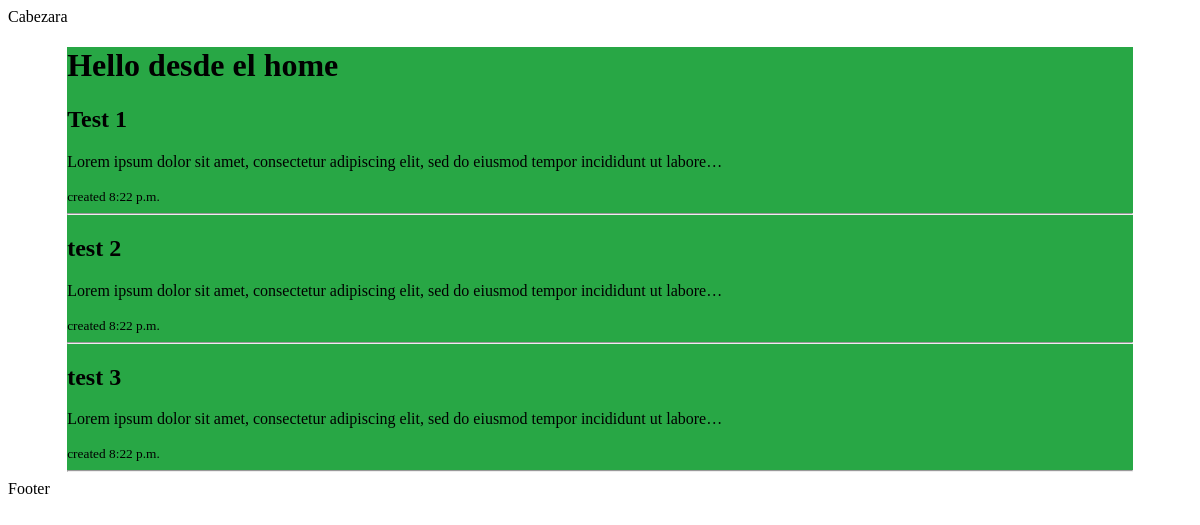
Before: / with the older database file.
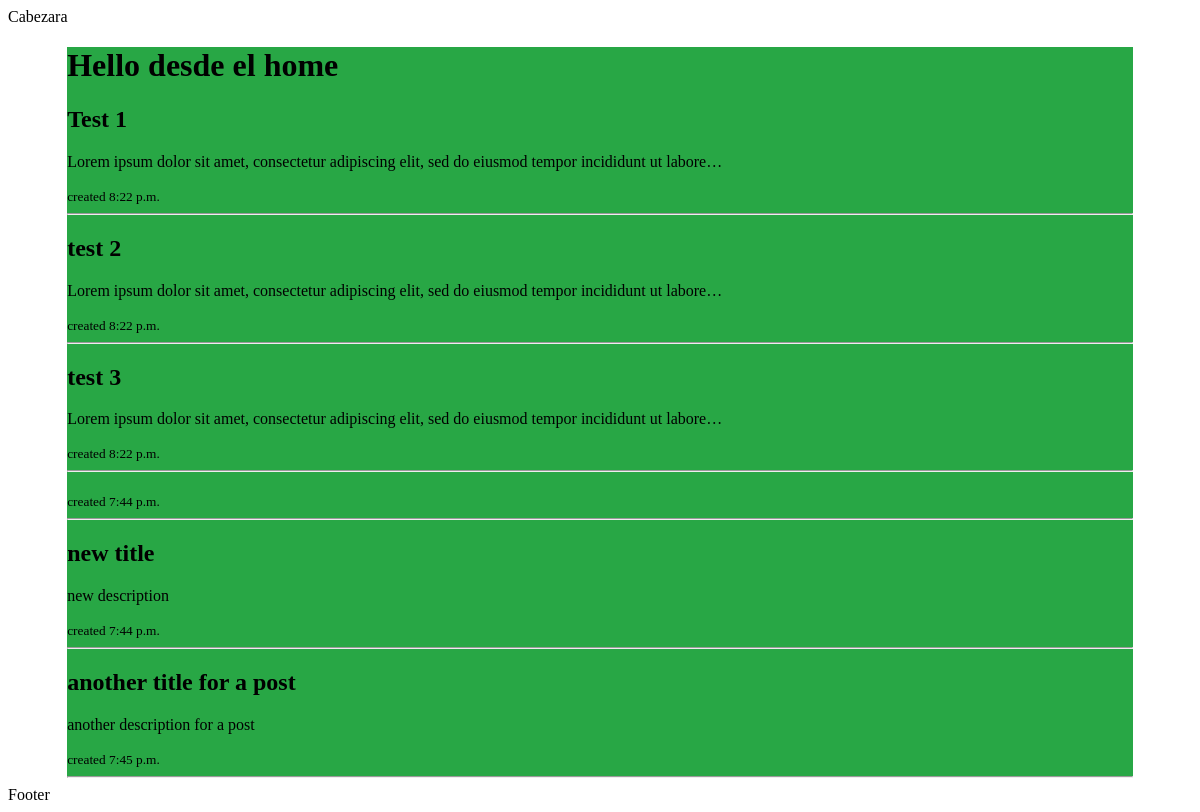
After: the same page with the newer database file.
### newBlog/models.py (models this page shows)
class Write(models.Model):
    title = models.TextField(max_length=255)
    description = models.TextField(max_length=255)
    user = models.ForeignKey(User,on_delete=models.CASCADE)
    created_at = models.TimeField(auto_now_add=True)
    updated_at = models.TimeField(auto_now=True)

### blog/views.py (the view)
# urls.py: 2. Add a URL to urlpatterns:  path('', views.home, name='home')
def home(request):
    blogs = Write.objects.all()
    context = {
        "blogs":blogs
    }
    return render(request,'home.html',context)

### templates/home.html
{% extends './base.html' %}
{%block content %}
    <div  style="width:90%;margin-left:auto;margin-right:auto;background-color:rgb(40, 167, 69);">
        <h1>Hello desde el home</h1>
        {% for blog in blogs %}
            <a style="cursor:pointer;text-decoration:none;color:black;" href="{% url 'blog_by_id' blog.id %}">
                <h2>{{blog.title}}</h2>
                <p>{{blog.description | truncatechars:100}}</p>
                <small>created {{blog.created_at}}</small>
            </a>
            <br>
            <hr>
        {%endfor%}
    </div>
{%endblock content%}

### templates/base.html (shortened to what this page needs)
<!DOCTYPE html>
<html lang="en">
<head>
</head>
<body style="width:100vw,overflow:hidden;">
    <header>Cabezara</header>
    {% block content %}{% endblock %}
    <footer>Footer</footer>
</body>
</html>

Changed rows visible on the page:
added Write: created_at "7:44 p.m."
added Write: title "new title", description "new description", created_at "7:44 p.m."
added Write: title "another title for a post", description "another description for a post", created_at "7:45 p.m."
